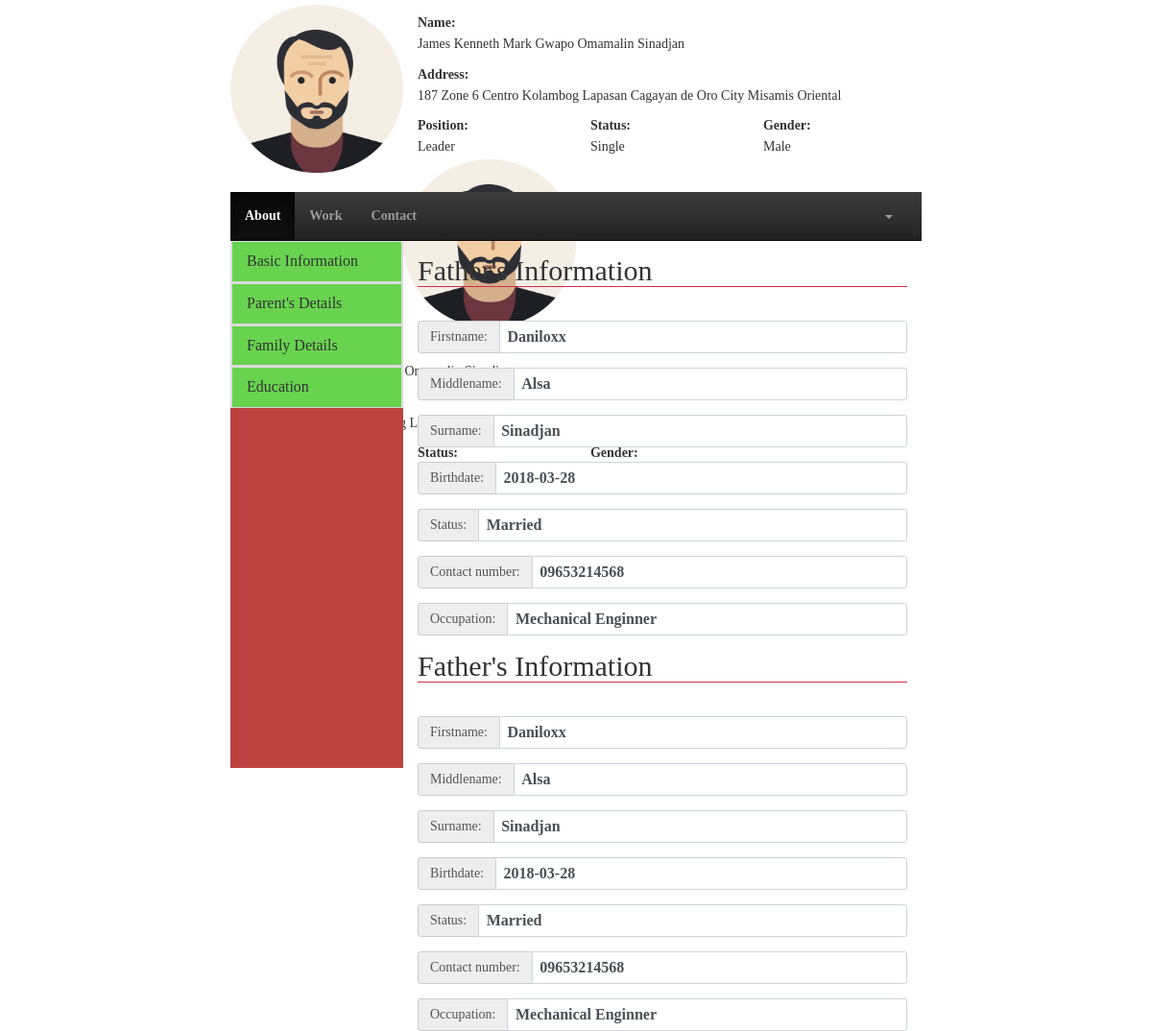
/user/about_father.php?id=6 (signed in), run on the app's committed database.
### tables this page shows
CREATE TABLE `family_details` (
  `staff_id` bigint(20) DEFAULT NULL,
  `fathers_fname` varchar(50) DEFAULT NULL,
  `fathers_mname` varchar(50) NOT NULL,
  `fathers_lname` varchar(50) NOT NULL,
  `mothers_fname` varchar(50) DEFAULT NULL,
  `mothers_mname` varchar(50) NOT NULL,
  `mothers_lname` varchar(50) NOT NULL,
  `fathers_birthdate` date DEFAULT NULL,
  `mothers_birthdate` date DEFAULT NULL,
  `fathers_occupation` varchar(50) NOT NULL,
  `mothers_occupation` varchar(50) NOT NULL,
  `fathers_contnum` varchar(50) NOT NULL,
  `mothers_contnum` varchar(50) NOT NULL,
  `status` varchar(50) NOT NULL,
  `siblings` int(11) DEFAULT NULL,
  `spouse_fname` varchar(50) DEFAULT NULL,
  `spouse_mname` varchar(50) NOT NULL,
  `spouse_lname` varchar(50) NOT NULL,
  `spouse_birthdate` date NOT NULL,
  `spouse_contnum` varchar(50) NOT NULL,
  `spouse_occupation` varchar(50) NOT NULL,
  `numOfChildren` int(11) DEFAULT NULL
);

### user/about_father.php (the view, shortened to what this page needs)
<!DOCTYPE html>
<html lang="en">
	<head>
		<link rel="stylesheet" href="css/bootstrap.css">
		<link rel="stylesheet" href="css/stylesheet.css">
		<link rel="stylesheet" href="css/bootstrap-theme.css">
	</head>
	<body>
		<div class="row-3">
			<div class="container-sides">
				<div class="col-12">
					<?php
						$space = " ";
						$id = $_GET['id'];
						include_once("action/session.php");
						$query = "SELECT staff.staff_id, staff.fname, staff.mname, staff.lname, staff.status, staff.gender, staff.type, staff.position, staff.password, current_address.staff_id, current_address.addOne, current_address.addTwo, current_address.addTre, current_address.state, current_address.city FROM staff INNER JOIN current_address ON staff.staff_id = current_address.staff_id WHERE staff.staff_id = '$id'";
						$result = mysqli_query($connect,$query);
						if(mysqli_num_rows($result) > 0){
							while($row = mysqli_fetch_assoc($result)):
					?>
						<form action="">
							<div class="col-3 text-center">
								<img src="img/avatar.png" alt="" style="width:180px;height: 180px;padding-top: 5px; ">
							</div>
							<div class="col-9">
								<div class="row-4">
									<div class="container">
										<label>Name:</label>
										<h5><?php echo $row['fname'].$space.$row['mname'].$space.$row['lname'] ?></h5>
									</div>
								</div>
								<div class="row-4">
									<div class="container">
										<label>Address:</label>
										<h5><?php echo $row['addOne'].$space.$row['addTwo'].$space.$row['addTre'].$space.$row['city'].$space.$row['state'] ?></h5>
									</div>
								</div>
								<div class="row-4">
									<div class="col-4 container">
										<label>Position:</label>
										<h5><?php echo $row['position'] ?></h5>
									</div>
									<div class="col-4 container">
										<label>Status:</label>
										<h5><?php echo $row['status'] ?></h5>
									</div>
									<div class="col-4 container">
										<label>Gender:</label>
										<h5><?php echo $row['gender'] ?></h5>
									</div>
								</div>
							</div>
						</form>
					<?php endwhile;} ?>
				</div>
			</div>
		</div>
		<div class="row-9">
			<div class="container-sides">
				<div class="col-12">
					<div class="row-1">
						<div class="">
							<nav class="navbar navbar-inverse navbar-static-top">
								<div class="collapse navbar-collapse navHeaderCollapse">
									<ul class="nav navbar-nav navbar-left">
										<li class="active"><a href="about_me.php<?php echo '?id='.$id.''?>">About</a></li>
										<li><a href="work_details.php<?php echo '?id='.$id.''?>">Work</a></li>
										<li><a href="contact_person.php<?php echo '?id='.$id.''?>">Contact</a></li>
									</ul>
									<ul class="nav navbar-nav navbar-right" style="margin-right: 15px;">
										<li>
											<a href="" class="dropdown-toggle" data-toggle="dropdown"><b class="caret"></b></a>
										</li>
									</ul>
								</div>
							</nav>
						</div>
					</div>
					<div class="row-11">
						<div class="col-3" style="background-color: #be4141;">
							<div class="panel-group">
								<div class="panel panel-default">
									<div class="panel panel-heading">
										<h4 class="panel-title"><a href="#collapse1" data-toggle="collapse">Basic Information</a></h4>
									</div>
								</div>
							</div>
							<div class="panel-group">
								<div class="panel panel-default">
									<div class="panel panel-heading">
										<h4 class="panel-title"><a href="#collapse2" data-toggle="collapse">Parent's Details</a></h4>
									</div>
								</div>
							</div>
							<div class="panel-group">
								<div class="panel panel-default">
									<div class="panel panel-heading">
										<h4 class="panel-title"><a href="#collapse3" data-toggle="collapse">Family Details</a></h4>
									</div>
								</div>
							</div>
							<div class="panel-group">
								<div class="panel panel-default">
									<div class="panel panel-heading">
										<h4 class="panel-title"><a href="#collapse4" data-toggle="collapse">Education</a></h4>
									</div>
								</div>
							</div>
						</div>
						<div class="col-9">
							<div class="row-12">
								<?php
									$id = $_GET['id'];
									include_once("action/session.php");
									$query = "SELECT * FROM family_details WHERE staff_id = '$id'";
									$result = mysqli_query($connect,$query);
									if(mysqli_num_rows($result) > 0){
										while($row = mysqli_fetch_assoc($result)):
								?>
									<form action="">
										<div class="container form-group">
											<legend><h2>Father's Information</h2></legend>
										</div>
										<div class="container form-group form-horizontal">
											<div class="inputGroupContainer">
												<div class="input-group">
													<span class="input-group-addon">Firstname:</span>
													<span class='form-control'><?php echo $row['fathers_fname'] ?></span>
												</div>
											</div>
										</div>
										<div class="container form-group form-horizontal">
											<div class="inputGroupContainer">
												<div class="input-group">
													<span class="input-group-addon">Middlename:</span>
													<span class='form-control'><?php echo $row['fathers_mname'] ?></span>
												</div>
											</div>
										</div>
										<div class="container form-group form-horizontal">
											<div class="inputGroupContainer">
												<div class="input-group">
													<span class="input-group-addon">Surname:</span>
													<span class='form-control'><?php echo $row['fathers_lname'] ?></span>
												</div>
											</div>
										</div>
										<div class="container form-group form-horizontal">
											<div class="inputGroupContainer">
												<div class="input-group">
													<span class="input-group-addon">Birthdate:</span>
													<span class='form-control'><?php echo $row['fathers_birthdate'] ?></span>
												</div>
											</div>
										</div>
										<div class="container form-group form-horizontal">
											<div class="inputGroupContainer">
												<div class="input-group">
													<span class="input-group-addon">Status:</span>
													<span class='form-control'><?php echo $row['status'] ?></span>
												</div>
											</div>
										</div>
										<div class="container form-group form-horizontal">
											<div class="inputGroupContainer">
												<div class="input-group">
													<span class="input-group-addon">Contact number:</span>
													<span class='form-control'><?php echo $row['fathers_contnum'] ?></span>
												</div>
											</div>
										</div>
										<div class="container form-group form-horizontal">
											<div class="inputGroupContainer">
												<div class="input-group">
													<span class="input-group-addon">Occupation:</span>
													<span class='form-control'><?php echo $row['fathers_occupation'] ?></span>
												</div>
											</div>
										</div>
									</form>
								<?php endwhile;} ?>
							</div>
						</div>
					</div>
				</div>
			</div>
		</div>
	</body>
</html>

### user/css/stylesheet.css (style rules this page uses)
.col-3 { width: 25%;height: 100%; }
.col-4 { width: 33.3333%;height: 100%; }
.col-9 { width: 75%;height: 100%; }
.col-12 { width: 100%;height: 100%; }
.row-1 { height: 8.3333%;width: 100%; }
.row-3 { height: 25%;width: 100%; }
.row-4 { height: 33.3333%;width: 100%; }
.row-9 { height: 75%;width: 100%; }
.row-11 { height: 91.6666%;width: 100%; }
.row-12 { height: 100%;width: 100%; }
.row-1, .row-2, .row-3, .row-4, .row-5, .row-6, .row-7, .row-8, .row-9, .row-10, .row-11, .row-12 { position: relative; float: left; }
.col-1, .col-2, .col-3, .col-4, .col-5, .col-6, .col-7, .col-8, .col-9, .col-10, .col-11, .col-12 { position: relative; float: left; }
html,body { height: 100% !important; width: 100% !important; font-family: masaya; font-weight: bold; }
.container-sides { width: 60%; height: 100%; margin-right: auto; margin-left: auto; }
* { padding: 0; margin: 0; text-decoration: none; list-style: none; line-height: 1.3; }
h1,h2,h3,h4,h5,h6 { padding: 0 !important; margin: 0 !important; }
a { color: inherit; text-decoration: none; list-style-type: none; }
label { display: inline-block; margin-bottom: .5rem; }
.text-center { text-align: center; }

### data on the page
family_details: fathers_fname "Daniloxx", fathers_mname "Alsa", fathers_lname "Sinadjan", fathers_birthdate "2018-03-28", status "Married", fathers_contnum "09653214568", fathers_occupation "Mechanical Enginner"
family_details: fathers_fname "Daniloxx", fathers_mname "Alsa", fathers_lname "Sinadjan", fathers_birthdate "2018-03-28", status "Married", fathers_contnum "09653214568", fathers_occupation "Mechanical Enginner"

### other printed values
$row['fname'] "James Kenneth Mark Gwapo"
$row['mname'] "Omamalin"
$row['lname'] "Sinadjan"
$row['addOne'] "187 Zone 6"
$row['addTwo'] "Centro Kolambog"
$row['addTre'] "Lapasan"
$row['city'] "Cagayan de Oro City"
$row['state'] "Misamis Oriental"
$row['position'] "Leader"
$row['status'] "Single"
$row['gender'] "Male"
